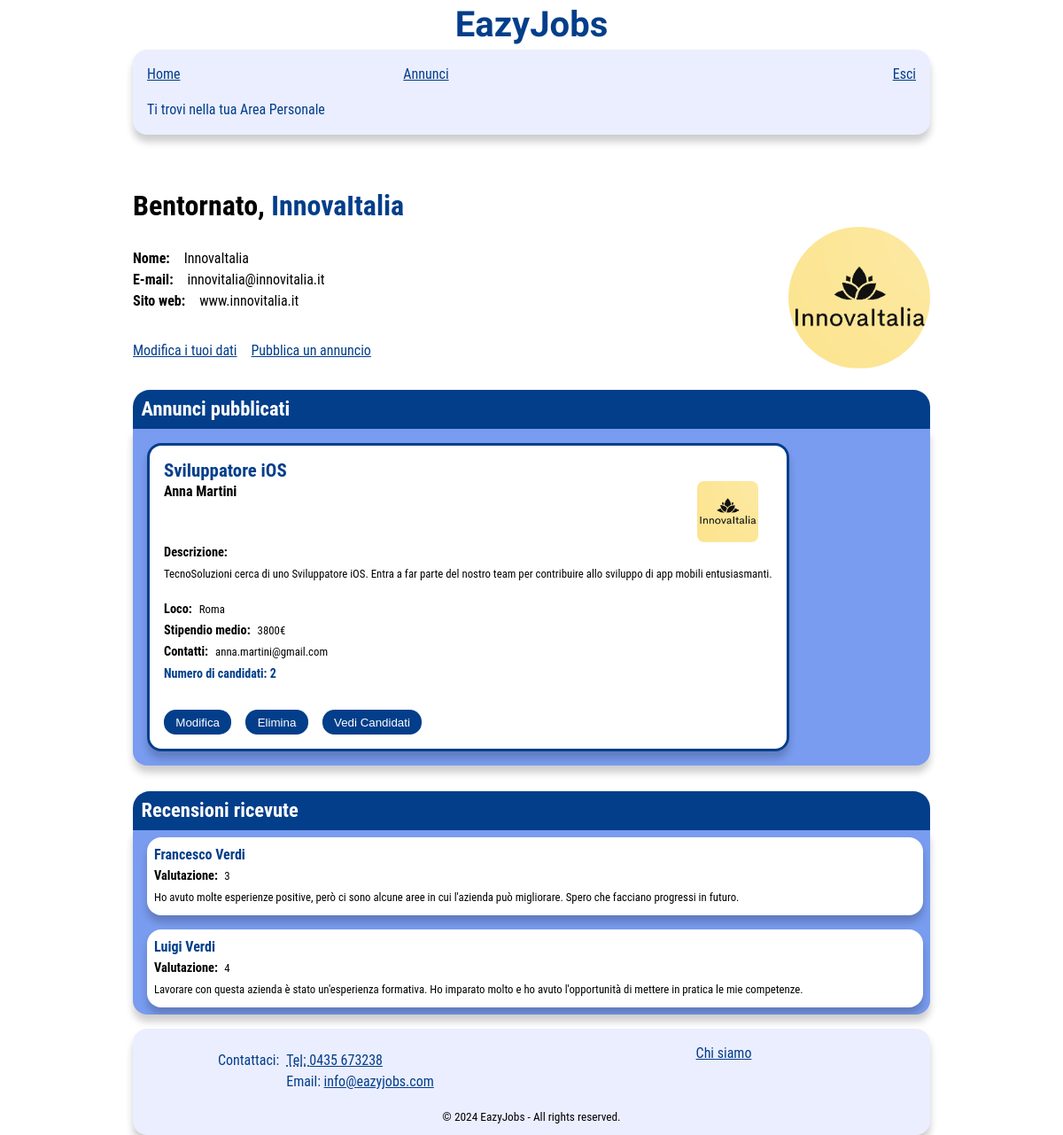
/EazyJobs/Admin.php (signed in), run on an earlier commit of the app's database.
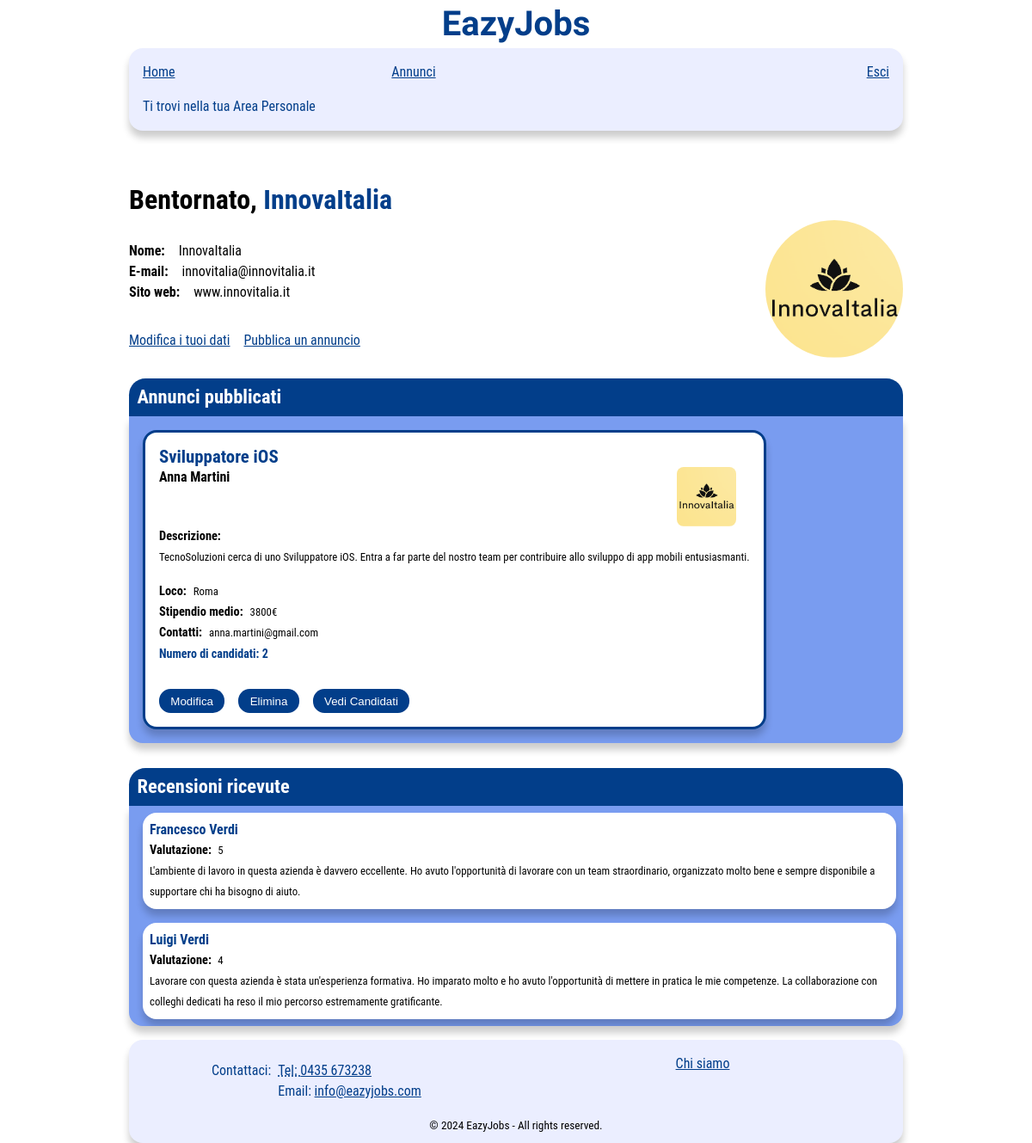
And on a later commit of the database.
### tables this page shows
CREATE TABLE IF NOT EXISTS aziende
(
    id int NOT NULL AUTO_INCREMENT,
    email character varying(60) NOT NULL,
    password character varying(100) NOT NULL,
	nome character varying(60) NOT NULL,
	sito character varying(50) NOT NULL,
	fondazione integer NOT NULL,
	dipendenti integer NOT NULL,
	fatturato integer NOT NULL,
	sede character varying(60) NOT NULL,
	settore character varying(60) NOT NULL,
	`desc` character varying (500) NOT NULL,
    logo_path character varying(90),
    PRIMARY KEY (id)
);

CREATE TABLE IF NOT EXISTS annunci
(
    id int NOT NULL AUTO_INCREMENT,
    titolo character varying(60) NOT NULL,
	locazione character varying(60) NOT NULL,
	data_pub datetime NOT NULL,
	settore character varying(60) NOT NULL,
	remoto boolean NOT NULL,
    presenza boolean NOT NULL,
	contratto character varying(60) NOT NULL,
    `desc_breve` character varying(200) NOT NULL,
	`desc_completa` character varying(500) NOT NULL,
    livello_istruzione character varying(90) NOT NULL,
	esperienza integer NOT NULL,
    stipendio decimal NOT NULL,
    azienda_id int NOT NULL,
    PRIMARY KEY (id),
	FOREIGN KEY (azienda_id)
    REFERENCES aziende (id)
    ON UPDATE CASCADE
    ON DELETE CASCADE
);

CREATE TABLE IF NOT EXISTS utenti
(
    id int NOT NULL AUTO_INCREMENT,
    email character varying(60) NOT NULL,
    password character varying(60) NOT NULL,
	nome character varying(60) NOT NULL,
    cv_path character varying(90),
    PRIMARY KEY (id)
);

CREATE TABLE IF NOT EXISTS valutazioni
(
    utenti_id int NOT NULL,
    aziende_id int NOT NULL,
    commento character varying(300),
    voto integer NOT NULL CHECK (voto > 0 AND voto <=5),
    PRIMARY KEY (aziende_id, utenti_id),
	FOREIGN KEY (utenti_id)
    REFERENCES utenti (id)
    ON UPDATE CASCADE
    ON DELETE CASCADE,
	FOREIGN KEY(aziende_id)
    REFERENCES aziende(id)
    ON UPDATE CASCADE
    ON DELETE CASCADE
);

### EazyJobs/models/azienda.php (called while the page is built, shortened)
<?php
  class Azienda {
    private $conn;
    private $table = 'aziende';
    public function __construct($db) {
      $this->conn = $db;
    }
    public function getById($aziendaId) {
      $query = 'SELECT * FROM ' . $this->table . ' WHERE id = :aziendaId';
      $stmt = $this->conn->prepare($query);
      $stmt->bindParam(':aziendaId', $aziendaId);
      $stmt->execute();
      return $stmt;
    }
}

### EazyJobs/models/candidato.php (called while the page is built, shortened)
<?php
  class Candidato {
    private $conn;
    public function __construct($db) {
      $this->conn = $db;
    }
  public function getAllFromAnnuncioID($annuncioId) {
    $query = 'SELECT * FROM candidate WHERE annuncio_id = :annuncioId';
    $stmt = $this->conn->prepare($query);
    $stmt->bindParam(':annuncioId', $annuncioId);
    $stmt->execute();
    return $stmt;
}
  }
?>

### EazyJobs/models/annuncio.php (called while the page is built, shortened)
<?php
class Annuncio
{
  private $conn;
  public function __construct($db)
  {
    $this->conn = $db;
  }
  public function getAllbyId($aziendaId)
  {
    $query = 'SELECT
      annunci.id AS annuncio_id,
      annunci.*, aziende.*
      FROM annunci
      INNER JOIN aziende ON annunci.azienda_id = aziende.id
      WHERE annunci.azienda_id = :aziendaId
      ORDER BY annunci.id DESC
      ';
    $stmt = $this->conn->prepare($query);
    $stmt->bindParam(':aziendaId', $aziendaId);
    $stmt->execute();
    return $stmt;
  }
}

### EazyJobs/models/utente.php (called while the page is built, shortened)
<?php
  class Utente {
    private $conn;
    private $table = 'utenti';
    public function __construct($db) {
      $this->conn = $db;
    }
    public function getById($utenteId) {
      $query = 'SELECT * FROM ' . $this->table . ' WHERE id = :utenteId';
      $stmt = $this->conn->prepare($query);
      $stmt->bindParam(':utenteId', $utenteId);
      $stmt->execute();
      return $stmt;
  }
}

### EazyJobs/models/valutazione.php (called while the page is built, shortened)
<?php
  class Valutazione {
    private $conn;
    public function __construct($db) {
      $this->conn = $db;
    }
    public function getAll_byAziendaId($aziendaId) {
        $query = 'SELECT valutazioni.*, utenti.nome AS nome
        FROM valutazioni
        INNER JOIN utenti ON valutazioni.utenti_id = utenti.id
        WHERE valutazioni.aziende_id = :aziendaId';
        $stmt = $this->conn->prepare($query);
        $stmt->bindParam(':aziendaId', $aziendaId);
        $stmt->execute();
        return $stmt;
      }
}

### EazyJobs/Admin.php (the view, shortened to what this page needs)
<?php
  if (isset($_SESSION['admin_id'])) {
      include_once './models/azienda.php';
      include_once './models/valutazione.php';
      include_once './models/annuncio.php';
      include_once './models/candidato.php';
      include_once './models/utente.php';
      $database = new Database();
      $db = $database->connect();
      $azienda = new Azienda($db);
      $aziendaId = $_SESSION['admin_id'];
      $result = $azienda->getById($aziendaId);
      $num = $result->rowCount();
      if($num > 0) {
      $aziendaName = "";
      $str_azienda = "";
      $str_logo = "";
      while ($row = $result->fetch(PDO::FETCH_ASSOC)) {
          extract($row);
          $aziendaName = $nome;
          $str_azienda .= '
                <dt>Nome: </dt>
                <dd>' . $nome . '</dd>
                <dt><span lang="en">E-mail</span>:</dt>
                <dd>' . $email . '</dd>
                <dt>Sito <span lang="en">web</span>:</dt>
                <dd>' . $sito . '</dd>';
          $str_logo = "<img id='foto-profilo' src='./assets/logos/" . $aziendaId . "_logo.png' alt='Logo azienda " . $nome ."'>";
        }
      }
      $annuncio = new Annuncio($db);
      $result = $annuncio->getAllbyId($aziendaId);
      $num = $result->rowCount();
      $str_annunci = "";
      $str_candidati= "";
      if($num > 0) {
        while ($row = $result->fetch(PDO::FETCH_ASSOC)) {
            extract($row);
            $candidati = array();
            if ($annuncio_id != null) {
                $candidato = new Candidato($db);
                $result = $candidato->getAllFromAnnuncioID($annuncio_id);
                $num = $result->rowCount();
                if ($num > 0) {
                    while ($row = $result->fetch(PDO::FETCH_ASSOC)) {
                        extract($row);
                        array_push($candidati, $utenti_id);
                    }
                }
            }
            if (!empty($candidati)) {
              $utente = new Utente($db);
              foreach ($candidati as $candidatoId) {
                  $result = $utente->getById($candidatoId);
                  $num = $result->rowCount();
                  if ($num > 0) {
                      while ($row = $result->fetch(PDO::FETCH_ASSOC)) {
                          extract($row);
                          $str_candidati .= "<li class='candidato-annuncio-" . $annuncio_id  . " hidden'>\n" .
                          "<h3> Candidato: </h3>" .
                          "<p>" . $nome . "</p>" .
                          "<h3> Contatto: </h3>" .
                          "<p>" . $email . "</p>" .
                          "<h3> Curriculum: </h3>" .
                          "<a href='./assets/cvs/". $id ."_cv.pdf' target='_blank'>link al pdf</a>" .
                          "</li>";
                      }
                  }
              }
          }
            $str_annunci .=
                "<li id='annuncio-" . $annuncio_id . "'>\n" .
                "<h3>" . $titolo . "</h3>\n" .
                "<div class='header-annunci'>\n" .
                "<h4>" . $nome . "</h4>\n" .
                "<img src='./assets/logos/". $azienda_id ."_logo.png' alt='Logo azienda " . $nome ."'>" .
                "</div>\n" .
                "<h5>Descrizione:</h5>\n" .
                "<p>" . $desc_breve . "</p>\n" .
                "<ul class='job-info'>\n" .
                "<li><h5>Loco:</h5><p>" . $locazione . "</p></li>\n" .
                "<li><h5>Stipendio medio:</h5><p>" . $stipendio . "€</p></li>\n" .
                "<li><h5>Contatti:</h5><p>" . $email . "</p></li>\n" .
                "</ul>\n" ;
                if(!empty($candidati)){
                  $str_annunci .= "<strong class ='info'>Numero di candidati: " . sizeof($candidati) ."</strong>" ;
              }
               $str_annunci .= "<ul class='azioni-aggiuntive'>" .
                "<li><button class='bottone-modifica' aria-label=\"Modifica l'annuncio " . $titolo . "\" data-id='" . $annuncio_id . "'>Modifica</button></li>\n" .
                "<li><button class='bottone-elimina' aria-label=\"Elimina l'annuncio " . $titolo . "\" data-id='" . $annuncio_id . "'>Elimina</button></li>\n";
                if(!empty($candidati)){
                  $str_annunci .= "<li><button class='bottone-vedi-candidati' aria-label=\"Vedi candidati all'annuncio " . $titolo . "\" data-id='" . $annuncio_id . "'>Vedi Candidati</button></li>\n";
              }
                $str_annunci .="</li>\n";
        }
      } else {
            $str_annunci = '<li class="nessun-trovato">(!) Nessun annuncio trovato</li>';
      }
      $valutazione = new Valutazione($db);
      $result = $valutazione->getAll_byAziendaId($aziendaId);
      $num = $result->rowCount();
      if($num > 0) {
        $str_valutazioni = "";
        while ($row = $result->fetch(PDO::FETCH_ASSOC)) {
            extract($row);
            $str_valutazioni .=
                "<li>\n" .
                "<h3>" . $nome . "</h3>\n" .
                "<div class='valutazione'>\n" .
                "<h4>Valutazione:</h4><p>" . $voto . "</p>\n" .
                "</div>\n" .
                "<p>" . $commento . "</p>\n" .
                "</li>\n";
        }
      } else {
            $str_valutazioni = '<li class="nessun-trovato">(!) Nessuna recensione trovata</li>';
      }
  $nomefile = "./templates/Admin.html";
  $contenuto = file_get_contents($nomefile);
  $contenuto = str_replace("nome-placeholder", strval($aziendaName), $contenuto);
  $contenuto = str_replace("", $str_logo, $contenuto);
  $contenuto = str_replace("", $str_azienda, $contenuto);
  $contenuto = str_replace("", $str_annunci, $contenuto);
  $contenuto = str_replace("", $str_valutazioni, $contenuto);
  $contenuto = str_replace("", $str_candidati, $contenuto);
  echo $contenuto;
}
?>

### EazyJobs/style_mini.css (style rules this page uses)
main { width: 90%; margin-top: 0; }
header { display: flex; flex-direction: row; align-items: center; overflow: visible; justify-content: space-between; background-color: var(--headerBgColor); width: 100%; max-height: 20vh; margin-bottom: 0; }
header .header-logo h1 { font-size: 2em; }
#navigazione { border-radius: 0; box-shadow: none; max-width: 100%; padding: 0; }
#menu, #menu.showing { max-height: 80vh; transition: max-height 0.25s linear; overflow: hidden; }
#menu.hiding { max-height: 0vh; transition: none; }
#menu ul { flex-direction: column; }
#menu ul li:nth-child(3) { display: none; }
#menu ul li { border-top: 2px solid var(--headerBgColor); text-align: center; font-size: 2em; height: 2em; line-height: 2em; }
#menu ul li a { display: block; background-color: var(--headerTxtColor); color: var(--headerBgColor); border-radius: 0.4em; height: inherit; }
.listaAnnunci { width: 100%; display: flex; flex-direction: column; overflow-x: auto; max-height: 50vh; list-style-type: none; }
.header-annunci { display: flex; flex-direction: row; align-items: start; text-wrap: nowrap; overflow: hidden; }
.header-annunci h4 { margin: 0; }
ul.job-info { list-style-type: none; margin-top: 1em; }
ul.job-info li { display: flex; gap: 0.5em; border: none; box-shadow: none; padding: 0; margin: 0; }
ul.azioni-aggiuntive { list-style-type: none; display: flex; }
ul.azioni-aggiuntive li { max-width: fit-content; margin: 0; }
#admin-main { width: 90%; }
#dati-admin { margin-left: 1em; }
img#foto-profilo { margin-top: 1em; }
#admin-main .header-annunci h4 { margin: 0; }
#admin-main section > div { min-height: 44px; padding: 0 0.5em; border-radius: 1em 1em 0 0; }
#admin-main section div.showing { border-radius: 1em 1em 0 0; }
#admin-main section > div > h3 { float: left; margin: 0.4em 0 0.4em; }
#admin-main section > ul, #admin-main section ul.showing { height: fit-content; }
footer { border-radius: 0; box-shadow: none; max-width: 100%; }
footer { display: none; }

### EazyJobs/print.css (style rules this page uses)
* { margin: 0; padding: 0; }
html { font-family: 'Times New Roman', Times, serif; font-size: 12pt; margin: auto; }
body { width: 100%; margin: 0 auto; padding: 0; background-color: #FFFFFF; }
header h1 { font-size: 25pt; font-family: 'Climate Crisis', sans-serif; font-family: 'Syncopate', sans-serif; text-align: center; margin-top: 2pt; }
#menu, #footer { display: none; }
#navigazione { border-radius: 0; box-shadow: none; }
#breadcrumb { padding: 0.5em 0 0.5em 0; margin-top: 0.5em; border-top: 1pt solid #000; border-bottom: 1pt solid #000; font-weight: bold; }
main { margin-left: 0em; width: 100%; padding: 0.3em 0em 0.5em 0em; box-shadow: none; }
a { text-decoration: none; color: #000000; }
input[type="submit"], button { display: none; }
.header-annunci img, .header-aziende img { width: 1.5cm; }
.azioni-aggiuntive, .bottone-annunci { display: none; }
#admin-links { display: none; }
#user-main > section > ul > li, #admin-main > section > ul > li { margin-top: 5pt; padding: 5pt; border: 1pt solid #000; border-radius: 5pt; page-break-inside: avoid; }
#user-recensioni li .valutazione h4, #admin-recensioni li .valutazione h4 { font-size: 11.5pt; float: left; clear: none; margin-right: 5pt; }
#user-recensioni li > p, #admin-recensioni li > p { margin-top: 4pt; }
footer { text-align: center; font-size: 10pt; font-style: italic; padding: 1.3em 0 0.5em; border-top: 1pt solid #000; border-radius: 0; box-shadow: none; }

What changed in the data, as far as the page shows it:
changed valutazioni "Francesco Verdi": voto "3" → "5"; commento "Ho avuto molte esperienze positive, però ci sono alcune aree in cui l'azienda può migliorare. Spero che facciano progressi in futuro." → "L'ambiente di lavoro in questa azienda è davvero eccellente. Ho avuto l'opportunità di lavorare con un team straordinario, organizzato molto bene e sempre disponibile a supportare chi ha bisogno di aiuto."
changed valutazioni "Luigi Verdi": commento "Lavorare con questa azienda è stato un'esperienza formativa. Ho imparato molto e ho avuto l'opportunità di mettere in pratica le mie competenze." → "…con questa azienda è stata un'esperienza formativa. Ho imparato molto e ho avuto l'opportunità di mettere in pratica le mie competenze. La collaborazione con colleghi dedicati ha reso il mio percorso estremamente gratificante."
